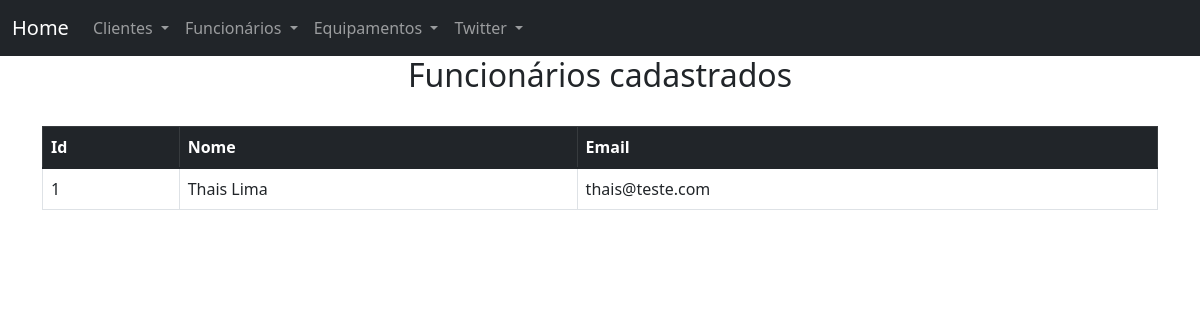
Screenshot of /consultafuncionarios with the database file from the repository.
### main.py (models this page shows, shortened)
class Funcionarios(db.Model):
    id_funcionario = db.Column(db.Integer, primary_key=True)
    name = db.Column(db.String(45), nullable=False)
    email = db.Column(db.String(30), nullable=False)
    senha = db.Column(db.String(10), nullable=False)

### main.py (the view)
@app.route('/consultafuncionarios')
def consulta_funcionarios():
    funcionarios = Funcionarios.query.all()
    return render_template('consultafuncionarios.html', funcionarios=funcionarios)

### templates/consultafuncionarios.html
{% extends "base.html" %}
{% block conteudo %}
    <h2 style="text-align: center;">Funcionários cadastrados</h2>
<br>
<table class="table table-bordered table-hover">
    <thead class="table-dark">
        <tr>
          <th scope="col">Id</th>
          <th scope="col">Nome</th>
          <th scope="col">Email</th>
        </tr>
    </thead>
    <tbody>
        {% for funcionarios in funcionarios %}
        <tr>
            <td>{{ funcionarios.id_funcionario }}</td>
            <td>{{ funcionarios.name }}</td>
            <td>{{ funcionarios.email }}</td>
        </tr>
        {% endfor %}
    </tbody>
</table>
{% endblock conteudo %}

### rows the page displays
Funcionarios: id_funcionario "1", name "Thais Lima", email "thais@teste.com"
